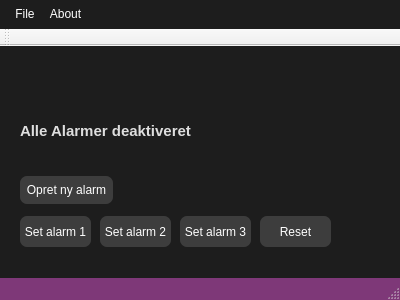
<?xml version="1.0" encoding="UTF-8"?>
<ui version="4.0">
 <class>MainWindow</class>
 <widget class="QMainWindow" name="MainWindow">
  <property name="geometry">
   <rect>
    <x>0</x>
    <y>0</y>
    <width>400</width>
    <height>300</height>
   </rect>
  </property>
  <property name="windowTitle">
   <string>MainWindow</string>
  </property>
  <property name="styleSheet">
   <string notr="true">QMainWindow{

background-color:#1d1d1d

}
QMenuBar{
background-color: #1d1d1d;
padding:5px;
font: 12pt &quot;MS Shell Dlg 2&quot;;
color:#fff;

}

QMenu{
color: #fff;
padding: 0px;
background-color:#1d1d1d;
}

QMenu::item:selected{
color: black;
background-color:white;
}

QStatusBar{
background-color:#7e3878;
color:#fff;
}

QPushButton{
border-style:solid;
background-color:#3d3d3d;
color:#fff;
border-radius:7px;

}

QLabel{
color: fff;
	font-weight: bold;
font-size: 12 pt;
}</string>
  </property>
  <widget class="QWidget" name="centralWidget">
   <widget class="QPushButton" name="alarm1">
    <property name="geometry">
     <rect>
      <x>20</x>
      <y>170</y>
      <width>71</width>
      <height>31</height>
     </rect>
    </property>
    <property name="text">
     <string>Set alarm 1</string>
    </property>
   </widget>
   <widget class="QPushButton" name="alarm2">
    <property name="geometry">
     <rect>
      <x>100</x>
      <y>170</y>
      <width>71</width>
      <height>31</height>
     </rect>
    </property>
    <property name="text">
     <string>Set alarm 2</string>
    </property>
   </widget>
   <widget class="QPushButton" name="alarm3">
    <property name="geometry">
     <rect>
      <x>180</x>
      <y>170</y>
      <width>71</width>
      <height>31</height>
     </rect>
    </property>
    <property name="text">
     <string>Set alarm 3</string>
    </property>
   </widget>
   <widget class="QLabel" name="label">
    <property name="geometry">
     <rect>
      <x>20</x>
      <y>70</y>
      <width>201</width>
      <height>31</height>
     </rect>
    </property>
    <property name="styleSheet">
     <string notr="true">color: fff;
font-size: 250%;
 font-weight: bold;
 </string>
    </property>
    <property name="text">
     <string>&lt;html&gt;&lt;head/&gt;&lt;body&gt;&lt;p&gt;&lt;span style=&quot; font-size:11pt; font-weight:600; color:#dedede;&quot;&gt;Alle Alarmer deaktiveret&lt;/span&gt;&lt;/p&gt;&lt;/body&gt;&lt;/html&gt;</string>
    </property>
   </widget>
   <widget class="QPushButton" name="reset">
    <property name="geometry">
     <rect>
      <x>260</x>
      <y>170</y>
      <width>71</width>
      <height>31</height>
     </rect>
    </property>
    <property name="text">
     <string>Reset</string>
    </property>
   </widget>
   <widget class="QPushButton" name="pushButton">
    <property name="geometry">
     <rect>
      <x>20</x>
      <y>130</y>
      <width>93</width>
      <height>28</height>
     </rect>
    </property>
    <property name="text">
     <string>Opret ny alarm</string>
    </property>
   </widget>
  </widget>
  <widget class="QMenuBar" name="menuBar">
   <property name="geometry">
    <rect>
     <x>0</x>
     <y>0</y>
     <width>400</width>
     <height>40</height>
    </rect>
   </property>
   <widget class="QMenu" name="menuHelp">
    <property name="title">
     <string>About</string>
    </property>
    <addaction name="actionHelp"/>
   </widget>
   <widget class="QMenu" name="menuFile">
    <property name="title">
     <string>File</string>
    </property>
   </widget>
   <addaction name="menuFile"/>
   <addaction name="menuHelp"/>
  </widget>
  <widget class="QToolBar" name="mainToolBar">
   <attribute name="toolBarArea">
    <enum>TopToolBarArea</enum>
   </attribute>
   <attribute name="toolBarBreak">
    <bool>false</bool>
   </attribute>
  </widget>
  <widget class="QStatusBar" name="statusBar"/>
  <action name="actionHelp">
   <property name="text">
    <string>About</string>
   </property>
  </action>
 </widget>
 <layoutdefault spacing="6" margin="11"/>
 <resources/>
 <connections/>
</ui>
